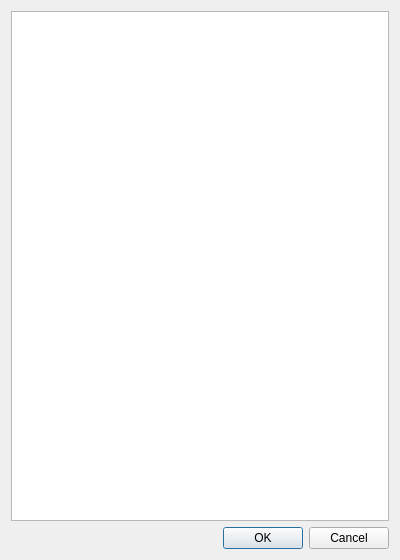
<?xml version="1.0" encoding="UTF-8"?>
<ui version="4.0">
 <class>glaxnimate::gui::SelectShapeDialog</class>
 <widget class="QDialog" name="glaxnimate::gui::SelectShapeDialog">
  <property name="geometry">
   <rect>
    <x>0</x>
    <y>0</y>
    <width>400</width>
    <height>560</height>
   </rect>
  </property>
  <property name="windowTitle">
   <string>Select Shape</string>
  </property>
  <layout class="QVBoxLayout" name="verticalLayout">
   <item>
    <widget class="QTreeView" name="view_document_node"/>
   </item>
   <item>
    <widget class="QDialogButtonBox" name="buttonBox">
     <property name="standardButtons">
      <set>QDialogButtonBox::Cancel|QDialogButtonBox::Ok</set>
     </property>
    </widget>
   </item>
  </layout>
 </widget>
 <resources/>
 <connections>
  <connection>
   <sender>buttonBox</sender>
   <signal>accepted()</signal>
   <receiver>glaxnimate::gui::SelectShapeDialog</receiver>
   <slot>accept()</slot>
   <hints>
    <hint type="sourcelabel">
     <x>69</x>
     <y>539</y>
    </hint>
    <hint type="destinationlabel">
     <x>180</x>
     <y>363</y>
    </hint>
   </hints>
  </connection>
  <connection>
   <sender>buttonBox</sender>
   <signal>rejected()</signal>
   <receiver>glaxnimate::gui::SelectShapeDialog</receiver>
   <slot>reject()</slot>
   <hints>
    <hint type="sourcelabel">
     <x>131</x>
     <y>534</y>
    </hint>
    <hint type="destinationlabel">
     <x>260</x>
     <y>325</y>
    </hint>
   </hints>
  </connection>
  <connection>
   <sender>view_document_node</sender>
   <signal>clicked(QModelIndex)</signal>
   <receiver>glaxnimate::gui::SelectShapeDialog</receiver>
   <slot>select(QModelIndex)</slot>
   <hints>
    <hint type="sourcelabel">
     <x>143</x>
     <y>105</y>
    </hint>
    <hint type="destinationlabel">
     <x>455</x>
     <y>140</y>
    </hint>
   </hints>
  </connection>
  <connection>
   <sender>view_document_node</sender>
   <signal>activated(QModelIndex)</signal>
   <receiver>glaxnimate::gui::SelectShapeDialog</receiver>
   <slot>select(QModelIndex)</slot>
   <hints>
    <hint type="sourcelabel">
     <x>309</x>
     <y>80</y>
    </hint>
    <hint type="destinationlabel">
     <x>448</x>
     <y>81</y>
    </hint>
   </hints>
  </connection>
 </connections>
 <slots>
  <slot>select(QModelIndex)</slot>
 </slots>
</ui>
